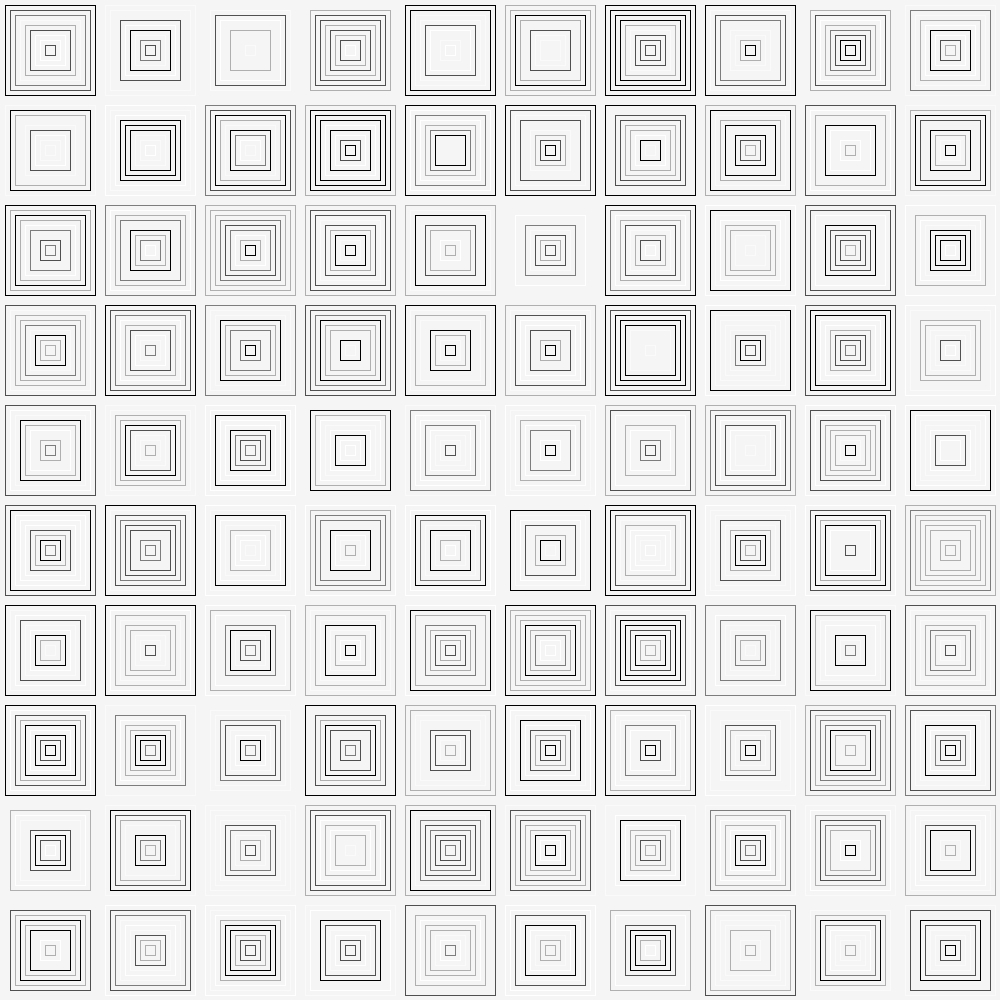
Frame 1 (no input)
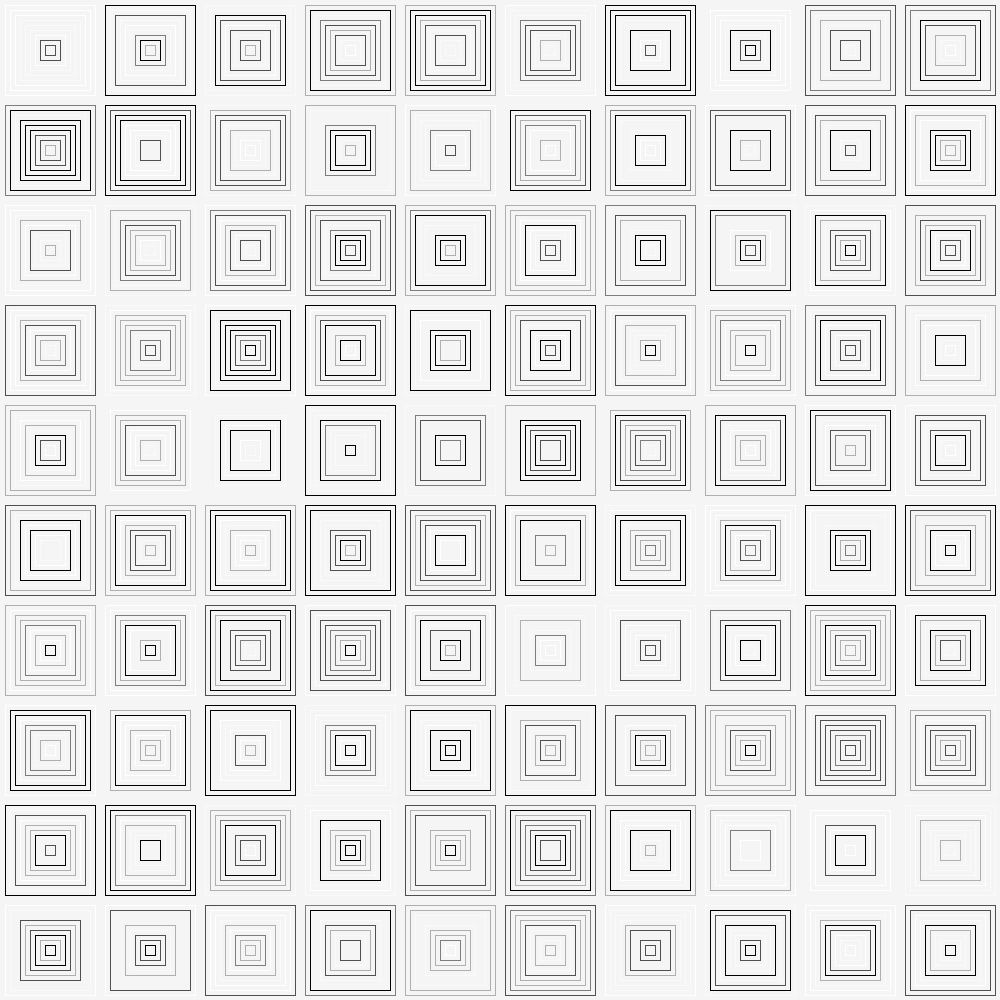
Frame 2 (the mouse pressed at the canvas centre, redrawn once)

The Processing sketch that drew these frames (run headless with seeded random() and noise(); the mouse was pressed at the canvas centre and the sketch redrawn once):

// Processing sketch: VeraMolnar
// ── VeraMolnar.pde
// An array of tones to draw our rectangles.
int[] tone = {250,80,255,0,175,125};

void setup(){
  //Display window is 500 x 500 Pixels.
  size(1000,1000);
  //Stroke is set to black and no fill.
  stroke(0);
  noFill();
}

void draw(){
  //Draw only one time through.  Do not loop.
  noLoop();
  
  //Set the background to gray and clear the display window.
  background(245);
  
  //For each for row.
  for(int y = 0; y < height; y = y + 100){
    
    //Draw rectangles all the way across.
    for(int x = 0; x < width; x = x + 100){
      //Call the createRectangle function.
      createRectangle(x,y);
    }
  }
  
  //Save the drawing as a tif file.
  save("Vera.tif");
 
}

//Create rectangle
void createRectangle(int x, int y){
  
  //Push the matrix coordinates (display window) to the stack.
  pushMatrix();
  
  //Translate the canvas to a new position.
  translate(x,y);
  
  //Draw the rectangles inside each other.
  for(int i = 5; i < 50; i  = i + 5){
    //Get a random number from 0 to the length of the tone array.
    int test = int(round(random(tone.length)));
    //If test is 0 don't draw a rectangle.
    if(test != 0){
      //use the tone of the selected color.
      stroke(tone[test-1]);
      
      //The x,y coordinates are the value of i. 
      //The x,y sizes get smaller each iteration.
      rect(i,i,100 - (i*2),100 - (i*2));
    }
  }
  //Pop the x,y coordiantes from the stack.
  popMatrix();
  
}
